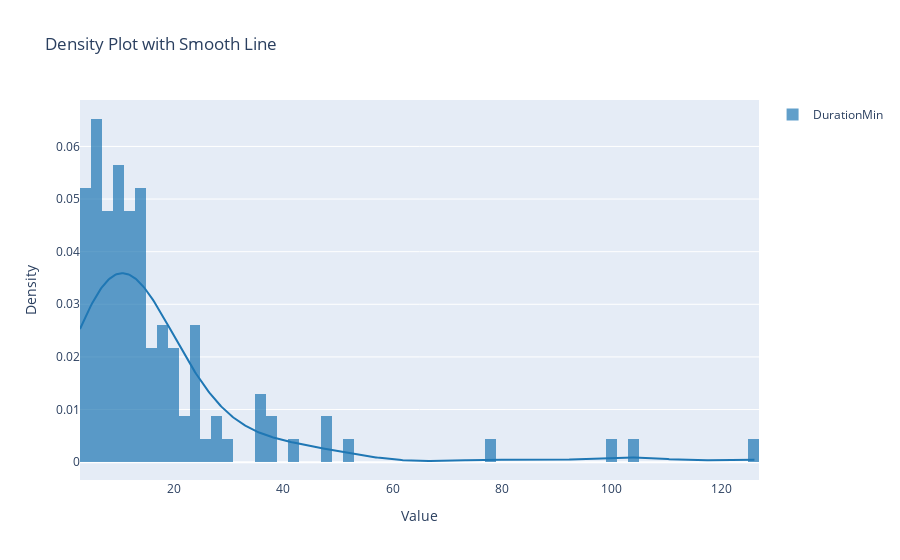

This figure's notebook cell:
### Code cell
import plotly.express as px
import plotly.figure_factory as ff

clean_data = pd.read_csv(OUT / "data" / "data_clean.csv")

clean_data['DurationMin'] = clean_data['Duration (in seconds)'] / 60

fig = ff.create_distplot([clean_data['DurationMin']], ['DurationMin'], show_curve=True, show_rug=False, bin_size=2.0)

# Update the layout if needed
fig.update_layout(title='Density Plot with Smooth Line', xaxis_title='Value', yaxis_title='Density')


# Show the plot
fig.show()

### Figure 1 — Plotly figure (JSON) as saved in the notebook; plotly's stock layout.template omitted (floating-point values rounded to 4 significant figures; data arrays with more than 128 entries replaced by an {"elided": "..."} marker saying what was removed)
{"data": [{"autobinx": false, "histnorm": "probability density", "legendgroup": "DurationMin", "marker": {"color": "rgb(31, 119, 180)"}, "name": "DurationMin", "opacity": 0.7, "type": "histogram", "x": [4.233, 3.933, 7.083, 6.717, 3.75, 4.117, 6.233, 4.05, 6.75, 8.45, 4.933, 7.817, 7.933, 7.25, 14.92, 15.03, 14.83, 3.017, 18.67, 12.52, 19.57, 18.65, 18.95, 18.15, 5.617, 5.567, 17.97, 18.97, 8.167, 12.28, 14.08, 8.083, 14.18, 23.77, 16.85, 14.65, 27.15, 24.67, 11.18, 8.3, 41.2, 20.7, 10.27, 4.633, 10.93, 14.78, 4.35, 51.1, 5.783, 18.03, 5.95, 10.35, 47.68, 17.52, 21.55, 15.8, 11.43, 26.15, 11.37, 6.783, 7.267, 5.8, 78.83, 9.233, 10.03, 10.17, 37.12, 10.53, 21.88, 16.72, 6.483, 9.833, 6.233, 10.32, 14.72, 24.73, 13.07, 27.45, 10.77, 29.37, 6.633, 5.217, 13.28, 11.8, 13.98, 99.67, 4.8, 9.3, 47.73, 13.85, 11.43, 6.55, 3.217, 13.45, 10.87, 9.417, 10.77, 23.93, 23.17, 20.27, 104.8, 4.733, 11.52, 2.867, 36.28, 35.47, 8.917, 35.87, 11.97, 126.3, 7.3, 23.85, 14.17, 38.6, 7.95], "xaxis": "x", "xbins": {"end": 126.3, "size": 2, "start": 2.867}, "yaxis": "y"}, {"legendgroup": "DurationMin", "marker": {"color": "rgb(31, 119, 180)"}, "mode": "lines", "name": "DurationMin", "showlegend": false, "type": "scatter", "x": {"elided": "500 float values"}, "xaxis": "x", "y": {"elided": "500 float values"}, "yaxis": "y"}], "layout": {"barmode": "overlay", "hovermode": "closest", "legend": {"traceorder": "reversed"}, "title": {"text": "Density Plot with Smooth Line"}, "xaxis": {"anchor": "y2", "domain": [0, 1], "title": {"text": "Value"}, "zeroline": false}, "yaxis": {"anchor": "free", "domain": [0, 1], "position": 0, "title": {"text": "Density"}}}}
